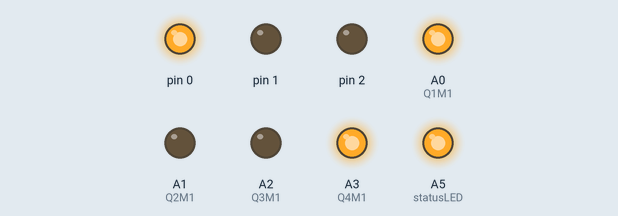
A sketch run on a simulated Arduino Nano, built with avr-gcc and run on an emulated ATmega328P. Parts: output pins drawn as LEDs (lit = HIGH).

Above: at 0.5 s.
At 3.5 s:
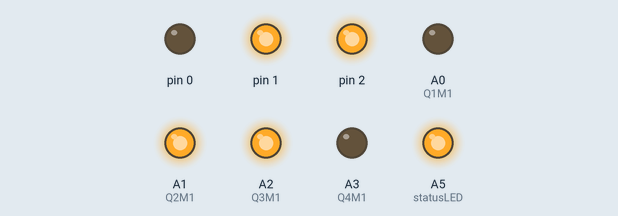
Timing chart, 0 to 4.6 s (numbered marks = the images above):
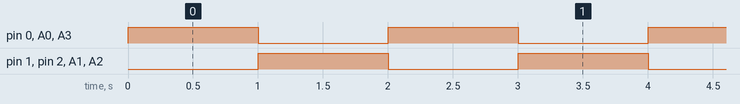

Measured:
- by itself, pin 0–2, A0 (Q1M1), A1 (Q2M1), A2 (Q3M1), A3 (Q4M1): alternates HIGH for 1.0 s and LOW for 1.0 s

The sketch:

ATtiny84_Test_MotorDriver.ino
```cpp
#define Q1M1 A0
#define Q2M1 A1
#define Q3M1 A2
#define Q4M1 A3

#define Q1M2 B0
#define Q2M2 B1
#define Q3M2 PB2
#define Q4M2 A7

#define statusLED A5

void setup() {
  // put your setup code here, to run once:
pinMode(Q1M1, OUTPUT);
pinMode(Q2M1, OUTPUT);
pinMode(Q3M1, OUTPUT);
pinMode(Q4M1, OUTPUT);

pinMode(Q1M2, OUTPUT);
pinMode(Q2M2, OUTPUT);
pinMode(Q3M2, OUTPUT);
pinMode(Q4M2, OUTPUT);

pinMode(statusLED, OUTPUT);

digitalWrite(statusLED, HIGH);
}

void Forward(int speed){
  digitalWrite(Q1M1, LOW);
  digitalWrite(Q2M1, LOW);
  digitalWrite(Q3M1, LOW);
  digitalWrite(Q4M1, LOW);

  digitalWrite(Q1M2, LOW);
  digitalWrite(Q2M2, LOW);
  digitalWrite(Q3M2, LOW);
  digitalWrite(Q4M2, LOW);

  digitalWrite(Q1M1, HIGH);
  digitalWrite(Q2M1, LOW);
  digitalWrite(Q3M1, LOW);
  digitalWrite(Q4M1, HIGH);

  digitalWrite(Q1M2, HIGH);
  digitalWrite(Q2M2, LOW);
  digitalWrite(Q3M2, LOW);
  digitalWrite(Q4M2, HIGH);
}

void Backward(int speed){
  digitalWrite(Q1M1, LOW);
  digitalWrite(Q2M1, LOW);
  digitalWrite(Q3M1, LOW);
  digitalWrite(Q4M1, LOW);

  digitalWrite(Q1M2, LOW);
  digitalWrite(Q2M2, LOW);
  digitalWrite(Q3M2, LOW);
  digitalWrite(Q4M2, LOW);

  digitalWrite(Q1M1, LOW);
  digitalWrite(Q2M1, HIGH);
  digitalWrite(Q3M1, HIGH);
  digitalWrite(Q4M1, LOW);

  digitalWrite(Q1M2, LOW);
  digitalWrite(Q2M2, HIGH);
  digitalWrite(Q3M2, HIGH);
  digitalWrite(Q4M2, LOW);
}

void loop() {
  // put your main code here, to run repeatedly:
Forward(255);
delay(1000);
Backward(255);
delay(1000);
}
```
